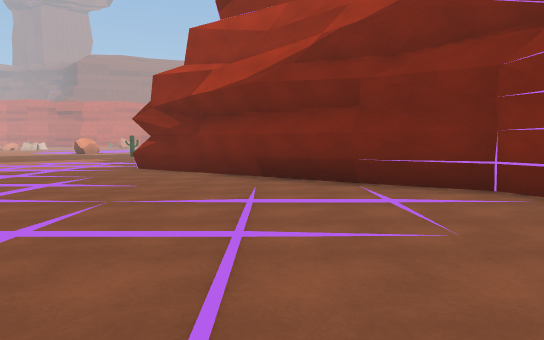
view 1 (above)

24 first-person views from a walk through a Unity game level. The camera is 1.4 m above the floor, tilts 4° down and sees 70° across. The floor is counted in squares, 2 m on a side. Each view is taken from the middle of a square. On the plan, view 1 faces up. The plan holds only what a view shows up to about 11 squares ahead; the rest is blank. The place goes on beyond the plan. The player character is not drawn.

view 2
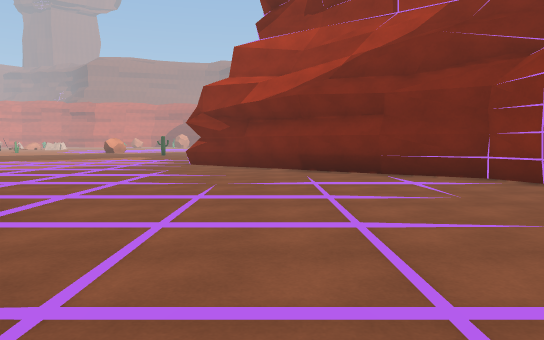

view 3
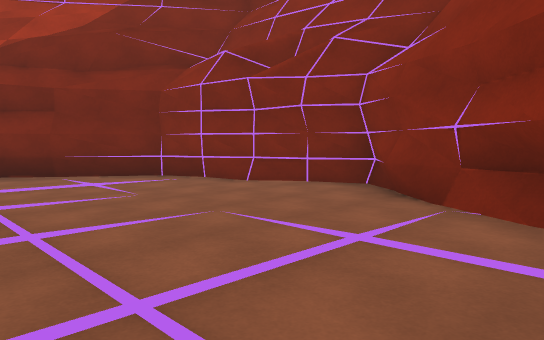

view 4
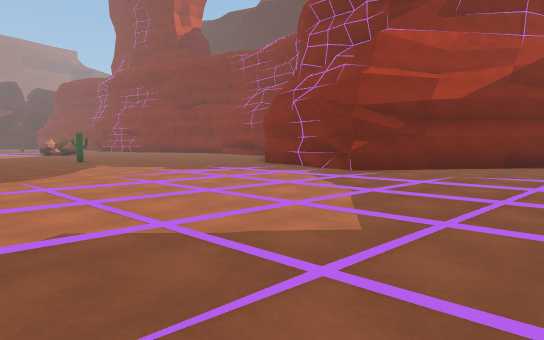

view 5
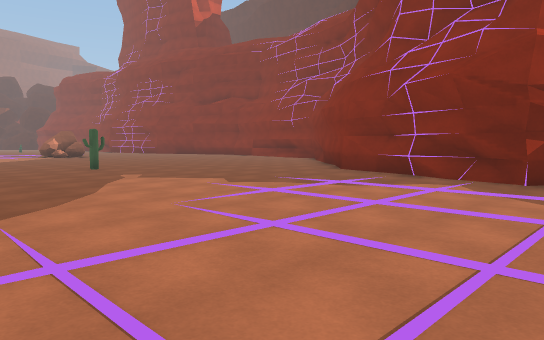

view 6
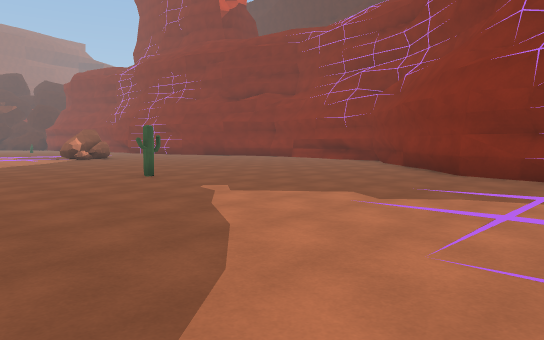

view 7
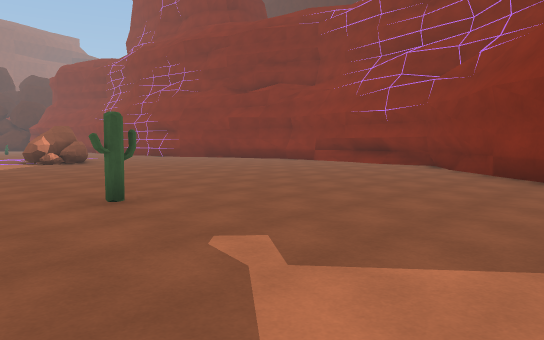

view 8
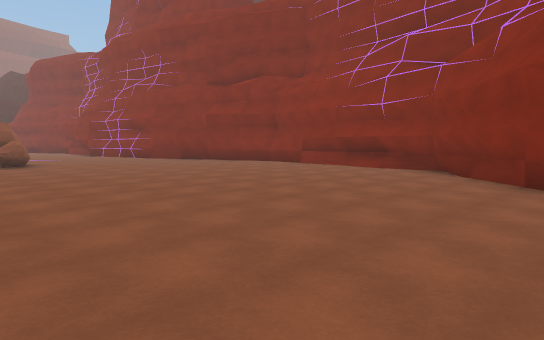

view 9
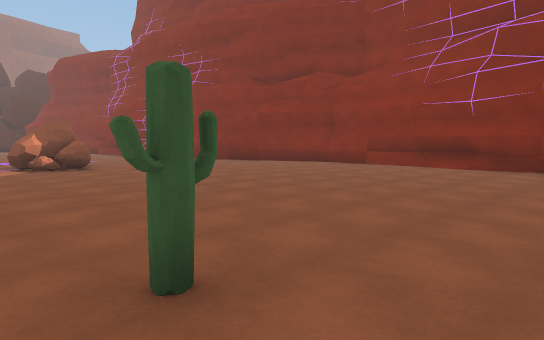

view 10
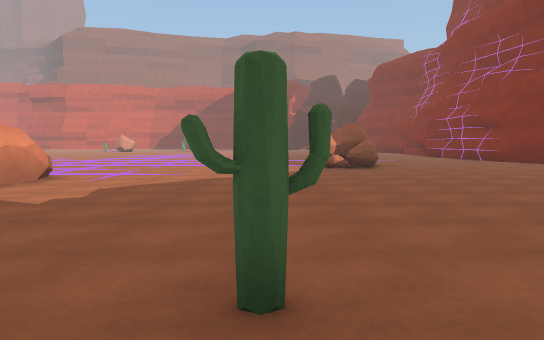

view 11
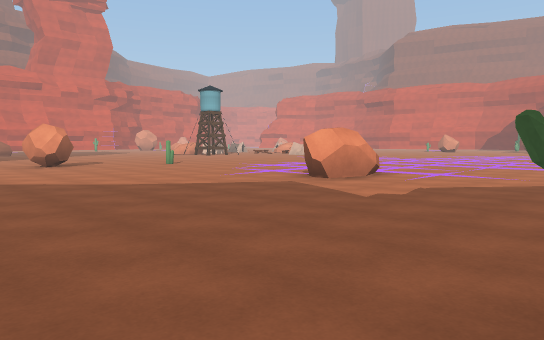

view 12
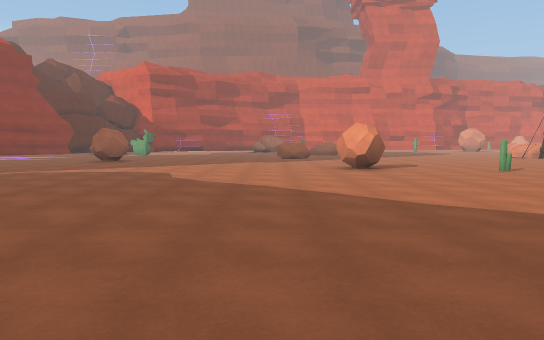

view 13
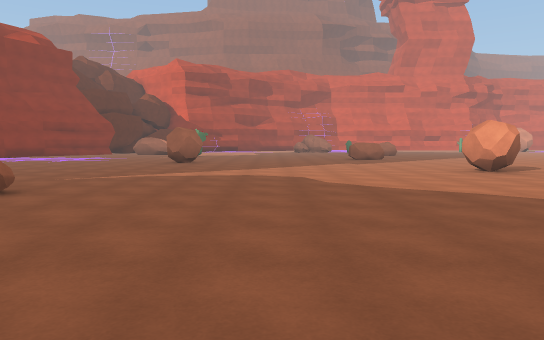

view 14
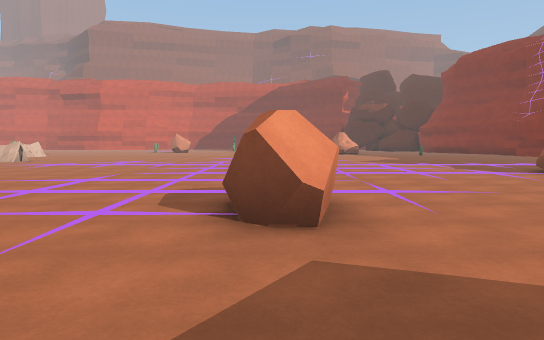

view 15
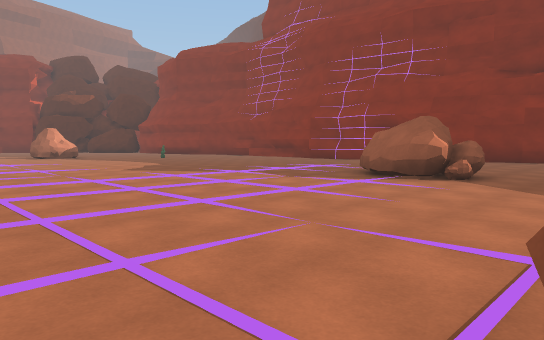

view 16
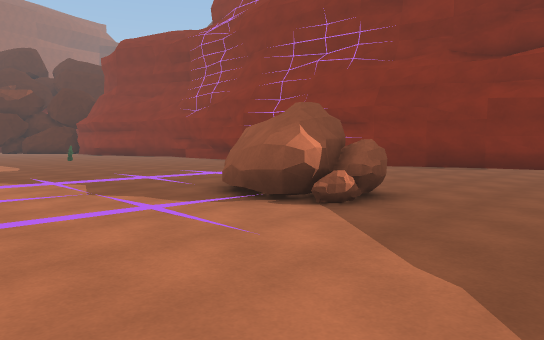

view 17
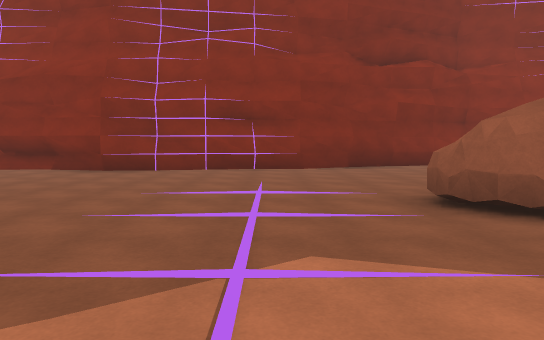

view 18
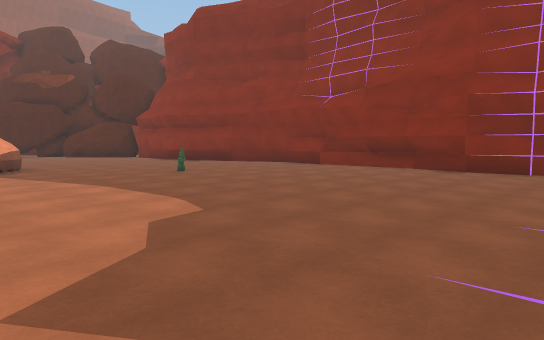

view 19
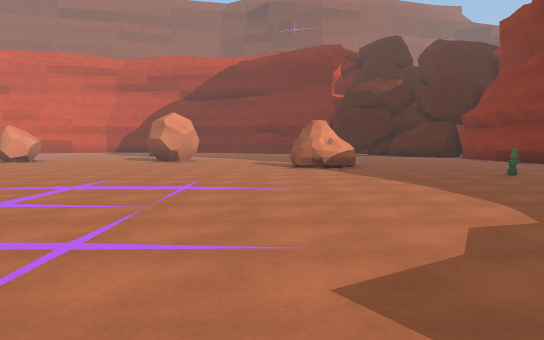

view 20
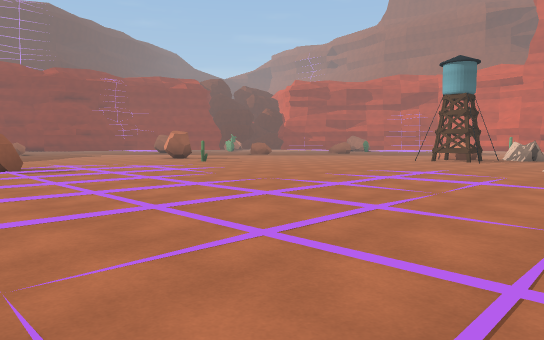

view 21
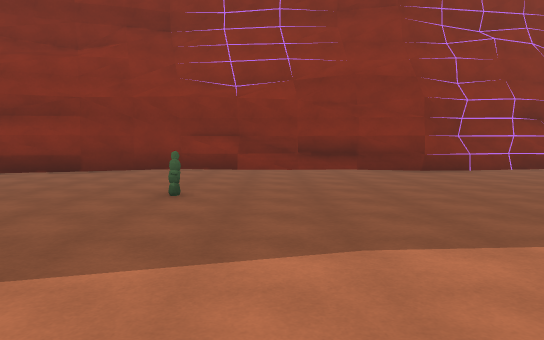

view 22
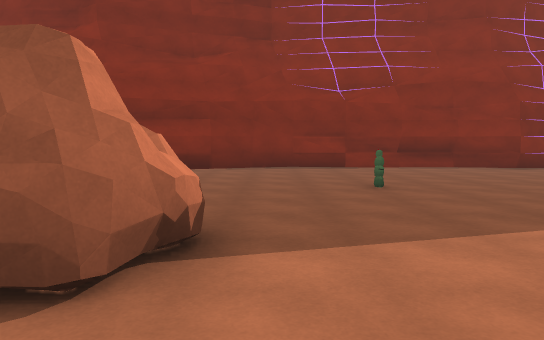

view 23
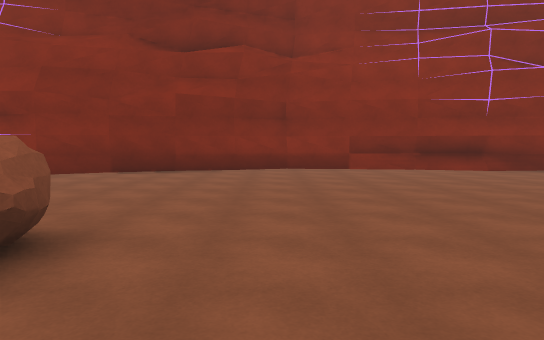

view 24
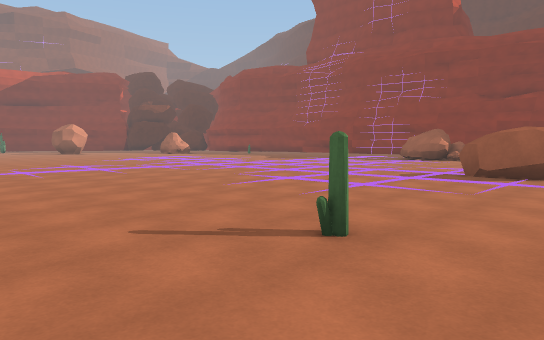

### Floor plan
Points are (right, up) in squares from view 1. A wall is a line through its corners. A room is listed if a view was taken in it or the views show most of it. See-through windows are left out.
Room 1 (views 1, 2, 3, 4, 5, 6, 7, 8, 9, 10, 11, 12, 13, 14, 15, 16, 17, 18, 19, 20, 21, 22, 23, 24)
walls: (0, 17.4) (1.5, 18.6); (1, 18.1) (1.7, 18.9); (1.4, 18.5) (2.4, 19.8); (-2.6, 13.2) (-2.3, 13.9); (2.4, 19.6) (2.7, 21.4); (-2.7, 13) (-2.3, 15); (3.3, 24.5) (3.7, 26.6) (3.1, 28.1); (-2.8, 12.7) (-2.2, 13.5) (-2.4, 15) (2.4, 19.9); (3.4, 24.8) (3.4, 26.7); (2.9, 27.8) (2.2, 30.9); (3.6, 23.2) (3.4, 25); (3.4, 26.6) (3.1, 28); (-3.4, 12) (-2.5, 13.8); (2.7, 29.4) (2, 30.5) (1.8, 32.2) (0.6, 37.1) (0.8, 38.8); (2.3, 30.4) (1.2, 33.5); (-2.8, 11.5) (-3, 12.9); (1, 33.5) (1.2, 36.1) (0.6, 37.1); (1.2, 33.4) (1.1, 33.9); (-2.4, 10) (-3.6, 10.6); (1.2, 35.9) (0.7, 36.7); (-0.9, 8.7) (-3.3, 10.7); (-0.3, 7.8) (-1.8, 9.4) (-3.8, 10.4); (1.7, 40.2) (1.2, 41.9); (1, 40.7) (1.2, 43.4); (1.6, 41.1) (1.4, 41.8); (1.5, 6.6) (-0.4, 7.9); (1.3, 41.8) (1.2, 42.6); (1.5, 41.8) (1, 44.5) (0.4, 45.6); (1.3, 43.4) (0.9, 44.6); (4.1, 3.5) (3.5, 4.6); (4.5, 1.8) (3.2, 5.6) (1.3, 6.6); (4.8, 1.5) (4.1, 3.6); (5.1, 1.5) (3.7, 3.7); (3.9, 0) (4.1, 0.7); (3.5, -0.4) (5, 1.7); (3, -1.1) (4.3, 1.1); (3.2, -1.3) (3.9, 0.7) (5.1, 1.5) (4.8, 2.2)
low walls: (1.6, 19.1) (2.4, 19.6) (3.2, 21.4); (3.4, 26.1) (3.4, 26.6); (2, 31.3) (1.5, 32.2); (1.2, 33.5) (1.5, 35); (-3.6, 10.6) (-2.8, 11.5); (-2.7, 9.8) (-3.7, 10.5); (0.7, 36.4) (0.7, 37.2); (0.6, 37.1) (1.5, 38.8) (1.7, 40.2); (-1.7, 8.8) (-2.1, 9.1); (1, 37.7) (1.3, 38.9); (-0.8, 8.4) (-1.6, 9); (1.2, 38.7) (1.3, 39.5); (0.4, 7.6) (-0.2, 8.1); (1.1, 42.4) (1.3, 43.4); (3.7, 3.7) (3.6, 4.7); (3.5, 0) (4.2, 0.7)
objects: rock (-20, 21) to (-19, 22); cactus (-19, 25); rock (-15, 11) to (-15, 12); rock (-12, 24) to (-12, 26); rock (-8, 45) to (-7, 45); cactus (-7, 20); rock (-5, 29) to (-4, 31); cactus (-4, 42)

Positions as (right, up) in squares from view 1, and headings:
1: (0, 0), facing up
2: (-1, -2), facing up
3: (-1, -2), facing up-right
4: (-12, 5), facing up-right
5: (-11, 9), facing up-right
6: (-11, 12), facing up-right
7: (-9, 15), facing up-right
8: (-7, 16), facing up-right
9: (-8, 18), facing up-right
10: (-7, 18), facing up
11: (-7, 18), facing up-left
12: (-9, 19), facing left
13: (-10, 16), facing left
14: (-12, 21), facing up
15: (-13, 26), facing up-right
16: (-9, 26), facing up-right
17: (-9, 33), facing right
18: (-9, 34), facing up-right
19: (-9, 34), facing up
20: (-10, 37), facing down-left
21: (-9, 41), facing right
22: (-10, 44), facing right
23: (-7, 27), facing right
24: (-21, 23), facing up-right
